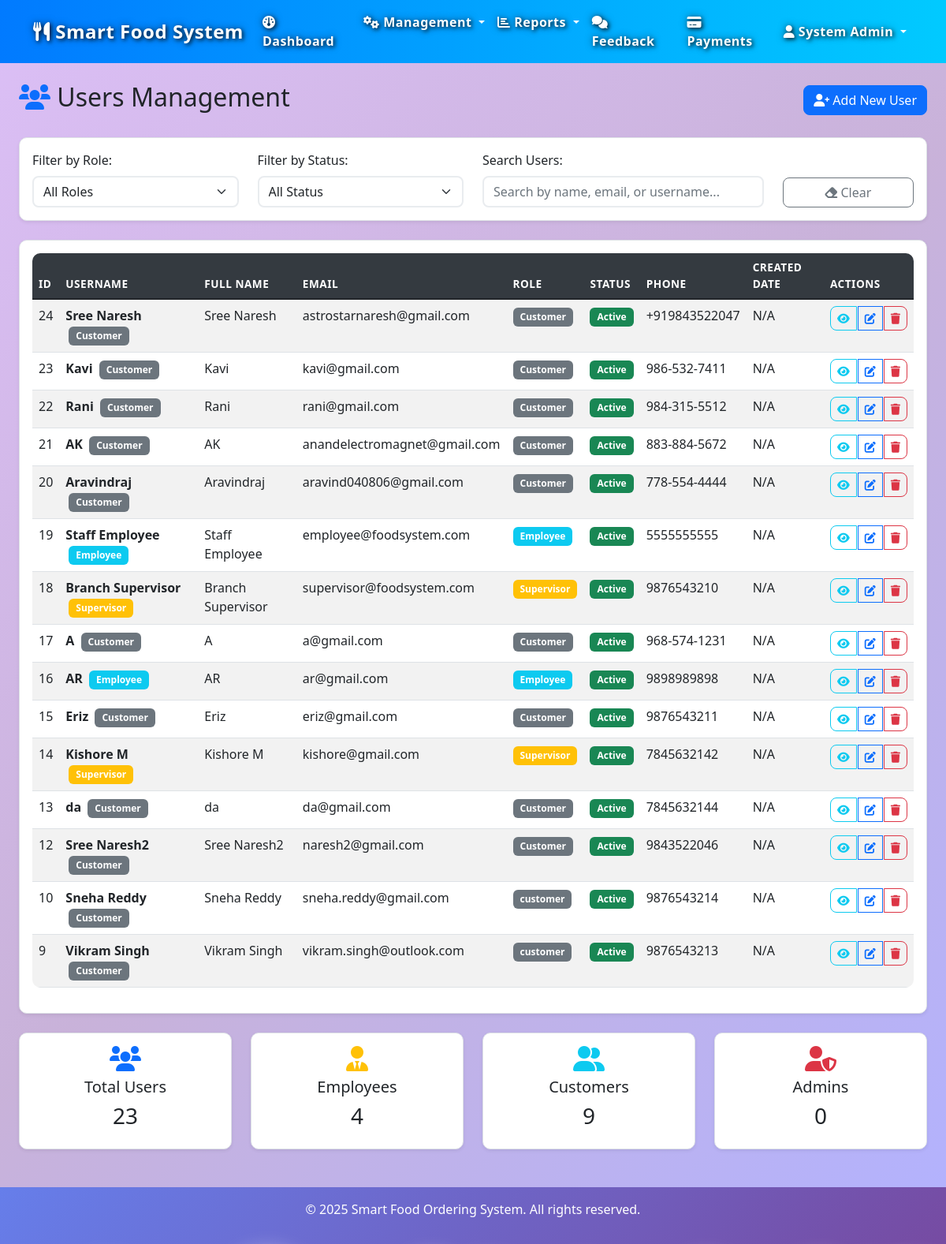
The app's page /users/ (signed in) with its own data.
### models.py (models this page shows, shortened)
class User(db.Model):
    __tablename__ = 'user'
    user_id = db.Column(db.Integer, primary_key=True, autoincrement=True)
    name = db.Column(db.String(100), nullable=False)
    email = db.Column(db.String(120), unique=True, nullable=False)
    phone = db.Column(db.String(20), nullable=False)
    role = db.Column(db.String(20), nullable=False)  # Admin, Supervisor, Employee, Customer
    password = db.Column(db.String(255), nullable=False)
    address = db.Column(db.Text, nullable=True)
    created_date = db.Column(db.DateTime, default=datetime.now)
    two_factor_enabled = db.Column(db.Boolean, default=False)
    otp_code = db.Column(db.String(6), nullable=True)
    otp_expiry = db.Column(db.DateTime, nullable=True)
    backup_codes = db.Column(db.Text, nullable=True)  # Comma-separated encrypted codes
    failed_login_attempts = db.Column(db.Integer, default=0)
    account_locked_until = db.Column(db.DateTime, nullable=True)
    last_login = db.Column(db.DateTime, nullable=True)
    orders = db.relationship('Order', backref='customer', lazy=True, cascade='all, delete-orphan')
    feedback = db.relationship('Feedback', backref='user', lazy=True, cascade='all, delete-orphan')
    recommendations = db.relationship('Recommendation', backref='user', lazy=True, cascade='all, delete-orphan')
    login_history = db.relationship('LoginHistory', backref='user', lazy=True, cascade='all, delete-orphan')
    trusted_devices = db.relationship('TrustedDevice', backref='user', lazy=True, cascade='all, delete-orphan')

### routes/users.py (the view)
@users_bp.route('/')
@admin_or_supervisor_required
def list_users():
    page = request.args.get('page', 1, type=int)
    role_filter = request.args.get('role', '')
    search = request.args.get('search', '')
    user_role = session.get('user_role', '').lower()
    query = User.query
    if user_role == 'supervisor':
        query = query.filter(User.role.in_(['Employee', 'Customer']))
    if role_filter:
        query = query.filter(User.role == role_filter)
    if search:
        query = query.filter(User.name.contains(search) |
                           User.email.contains(search))
    users = query.order_by(User.created_date.desc()).paginate(
        page=page, per_page=15, error_out=False
    )
    if user_role == 'supervisor':
        roles = ['Employee', 'Customer']
    else:
        roles = db.session.query(User.role).distinct().all()
        roles = [role[0] for role in roles]
    employee_count = User.query.filter(User.role.in_(['Employee', 'Supervisor'])).count()
    customer_count = User.query.filter_by(role='Customer').count()
    admin_count = User.query.filter_by(role='Admin').count()
    return render_template('users/list.html',
                         users=users,
                         roles=roles,
                         current_role=role_filter,
                         search_term=search,
                         employee_count=employee_count,
                         customer_count=customer_count,
                         admin_count=admin_count,
                         user_role=user_role)

### templates/users/list.html (shortened to what this page needs)
{% extends "base.html" %}
{% block content %}
<div class="container-fluid mt-4">
    <div class="d-flex justify-content-between align-items-center mb-4">
        <h2>
            <i class="fas fa-users text-primary"></i>
            Users Management
        </h2>
        <a href="{{ url_for('users.add_user') }}" class="btn btn-primary">
            <i class="fas fa-user-plus"></i>
            Add New User
        </a>
    </div>
    <div class="card mb-4">
        <div class="card-body">
            <div class="row">
                <div class="col-md-3">
                    <label for="roleFilter" class="form-label">Filter by Role:</label>
                    <select id="roleFilter" class="form-select">
                        <option value="">All Roles</option>
                    </select>
                </div>
                <div class="col-md-3">
                    <label for="statusFilter" class="form-label">Filter by Status:</label>
                    <select id="statusFilter" class="form-select">
                        <option value="">All Status</option>
                    </select>
                </div>
                <div class="col-md-4">
                    <label for="searchInput" class="form-label">Search Users:</label>
                    <input type="text" id="searchInput" class="form-control" placeholder="Search by name, email, or username...">
                </div>
                <div class="col-md-2 d-flex align-items-end">
                    <button id="clearFilters" class="btn btn-outline-secondary w-100">
                        <i class="fas fa-eraser"></i>
                        Clear
                    </button>
                </div>
            </div>
        </div>
    </div>
    <div class="card">
        <div class="card-body">
            <div class="table-responsive">
                <table class="table table-striped table-hover" id="usersTable">
                    <thead class="table-dark">
                        <tr>
                            <th>ID</th>
                            <th>Username</th>
                            <th>Full Name</th>
                            <th>Email</th>
                            <th>Role</th>
                            <th>Status</th>
                            <th>Phone</th>
                            <th>Created Date</th>
                            <th>Actions</th>
                        </tr>
                    </thead>
                    <tbody>
                        {% for user in users %}
                        <tr data-role="{{ user.role }}" data-status="{{ user.status or 'Active' }}">
                            <td>{{ user.user_id }}</td>
                            <td>
                                <strong>{{ user.name }}</strong>
                                {% if user.role == 'Admin' %}
                                    <span class="badge bg-danger ms-1">Admin</span>
                                {% elif user.role == 'Supervisor' %}
                                    <span class="badge bg-warning ms-1">Supervisor</span>
                                {% elif user.role == 'Employee' %}
                                    <span class="badge bg-info ms-1">Employee</span>
                                {% else %}
                                    <span class="badge bg-secondary ms-1">Customer</span>
                                {% endif %}
                            </td>
                            <td>{{ user.name or 'N/A' }}</td>
                            <td>{{ user.email }}</td>
                            <td>
                                <span class="badge
                                    {% if user.role == 'Admin' %}bg-danger
                                    {% elif user.role == 'Supervisor' %}bg-warning
                                    {% elif user.role == 'Employee' %}bg-info
                                    {% else %}bg-secondary{% endif %}">
                                    {{ user.role }}
                                </span>
                            </td>
                            <td>
                                <span class="badge {{ 'bg-success' if (user.status or 'Active') == 'Active' else 'bg-secondary' }}">
                                    {{ user.status or 'Active' }}
                                </span>
                            </td>
                            <td>{{ user.phone or 'N/A' }}</td>
                            <td>{{ user.created_at.strftime('%Y-%m-%d') if user.created_at else 'N/A' }}</td>
                            <td>
                                <div class="btn-group" role="group">
                                    <a href="{{ url_for('users.view_user', user_id=user.user_id) }}"
                                       class="btn btn-sm btn-outline-info" title="View User">
                                        <i class="fas fa-eye"></i>
                                    </a>
                                    <a href="{{ url_for('users.edit_user', user_id=user.user_id) }}"
                                       class="btn btn-sm btn-outline-primary" title="Edit User">
                                        <i class="fas fa-edit"></i>
                                    </a>
                                    {% if user.user_id != session.user_id %}
                                    <button class="btn btn-sm btn-outline-danger delete-user"
                                            data-user-id="{{ user.user_id }}"
                                            data-username="{{ user.name }}"
                                            title="Delete User">
                                        <i class="fas fa-trash"></i>
                                    </button>
                                    {% endif %}
                                </div>
                            </td>
                        </tr>
                        {% endfor %}
                    </tbody>
                </table>
            </div>
        </div>
    </div>
    <div class="row mt-4">
        <div class="col-md-3">
            <div class="card text-center">
                <div class="card-body">
                    <i class="fas fa-users fa-2x text-primary mb-2"></i>
                    <h5>Total Users</h5>
                    <h3 id="totalUsers">{{ users.total }}</h3>
                </div>
            </div>
        </div>
        <div class="col-md-3">
            <div class="card text-center">
                <div class="card-body">
                    <i class="fas fa-user-tie fa-2x text-warning mb-2"></i>
                    <h5>Employees</h5>
                    <h3 id="totalEmployees">{{ employee_count }}</h3>
                </div>
            </div>
        </div>
        <div class="col-md-3">
            <div class="card text-center">
                <div class="card-body">
                    <i class="fas fa-user-friends fa-2x text-info mb-2"></i>
                    <h5>Customers</h5>
                    <h3 id="totalCustomers">{{ customer_count }}</h3>
                </div>
            </div>
        </div>
        <div class="col-md-3">
            <div class="card text-center">
                <div class="card-body">
                    <i class="fas fa-user-shield fa-2x text-danger mb-2"></i>
                    <h5>Admins</h5>
                    <h3 id="totalAdmins">{{ admin_count }}</h3>
                </div>
            </div>
        </div>
    </div>
</div>
{% endblock %}

### templates/base.html (shortened to what this page needs)
<!DOCTYPE html>
<html lang="en">
<head>
    <link href="https://cdn.jsdelivr.net/npm/bootstrap@5.1.3/dist/css/bootstrap.min.css" rel="stylesheet">
    <link href="https://cdnjs.cloudflare.com/ajax/libs/font-awesome/6.0.0/css/all.min.css" rel="stylesheet">
    <link href="{{ url_for('static', filename='css/style.css') }}" rel="stylesheet">
</head>
<body>
    {% if session.user_id %}
    <nav class="navbar navbar-expand-lg navbar-dark bg-primary" style="overflow: visible !important; position: relative !important;">
        <div class="container" style="overflow: visible !important; position: static !important;">
            <a class="navbar-brand" href="{{ url_for('dashboard') }}">
                <i class="fas fa-utensils"></i> Smart Food System
            </a>
            <div class="collapse navbar-collapse" id="navbarNav">
                <ul class="navbar-nav me-auto">
                    <li class="nav-item">
                        <a class="nav-link" href="{{ url_for('dashboard') }}">
                            <i class="fas fa-dashboard"></i> Dashboard
                        </a>
                    </li>
                    {% if session.user_role.lower() in ['admin', 'supervisor'] %}
                    <li class="nav-item dropdown">
                        <a class="nav-link dropdown-toggle" href="#" id="managementDropdown" role="button" data-bs-toggle="dropdown">
                            <i class="fas fa-cogs"></i> Management
                        </a>
                    </li>
                    <li class="nav-item dropdown">
                        <a class="nav-link dropdown-toggle" href="#" id="reportsDropdown" role="button" data-bs-toggle="dropdown">
                            <i class="fas fa-chart-bar"></i> Reports
                        </a>
                    </li>
                    {% endif %}
                    {% if session.user_role.lower() in ['admin', 'supervisor'] %}
                    <li class="nav-item">
                        <a class="nav-link" href="{{ url_for('feedback.list_feedback') }}">
                            <i class="fas fa-comments"></i> Feedback
                        </a>
                    </li>
                    {% endif %}
                    {% if session.user_role.lower() in ['admin', 'supervisor', 'employee'] %}
                    <li class="nav-item">
                        <a class="nav-link" href="{{ url_for('payments.list_payments') }}">
                            <i class="fas fa-credit-card"></i> Payments
                        </a>
                    </li>
                    {% endif %}
                </ul>
                <ul class="navbar-nav">
                    <li class="nav-item dropdown">
                        <a class="nav-link dropdown-toggle" href="#" id="userDropdown" role="button" data-bs-toggle="dropdown" aria-expanded="false">
                            <i class="fas fa-user"></i> {{ session.user_name }}
                        </a>
                    </li>
                </ul>
            </div>
        </div>
    </nav>
    {% endif %}
    <main class="container-fluid mt-4">
        {% block content %}{% endblock %}
    </main>
    <footer class="bg-dark text-white text-center py-3 mt-5">
        <div class="container">
            <p>&copy; 2025 Smart Food Ordering System. All rights reserved.</p>
        </div>
    </footer>
</body>
</html>

### records on screen
User: user_name "System Admin"
User: user_id "24", name "Sree Naresh", shows "Customer", email "astrostarnaresh@gmail.com", role "Customer", status "Active", phone "+919843522047", created_at "N/A"
User: user_id "23", name "Kavi", shows "Customer", email "kavi@gmail.com", role "Customer", status "Active", phone "986-532-7411", created_at "N/A"
User: user_id "22", name "Rani", shows "Customer", email "rani@gmail.com", role "Customer", status "Active", phone "984-315-5512", created_at "N/A"
User: user_id "21", name "AK", shows "Customer", email "anandelectromagnet@gmail.com", role "Customer", status "Active", phone "883-884-5672", created_at "N/A"
User: user_id "20", name "Aravindraj", shows "Customer", email "aravind040806@gmail.com", role "Customer", status "Active", phone "778-554-4444", created_at "N/A"
User: user_id "19", name "Staff Employee", email "employee@foodsystem.com", role "Employee", status "Active", phone "5555555555", created_at "N/A"
User: user_id "18", name "Branch Supervisor", email "supervisor@foodsystem.com", role "Supervisor", status "Active", phone "9876543210", created_at "N/A"
User: user_id "17", name "A", shows "Customer", email "a@gmail.com", role "Customer", status "Active", phone "968-574-1231", created_at "N/A"
User: user_id "16", name "AR", shows "Employee", email "ar@gmail.com", role "Employee", status "Active", phone "9898989898", created_at "N/A"
User: user_id "15", name "Eriz", shows "Customer", email "eriz@gmail.com", role "Customer", status "Active", phone "9876543211", created_at "N/A"
User: user_id "14", name "Kishore M", shows "Supervisor", email "kishore@gmail.com", role "Supervisor", status "Active", phone "7845632142", created_at "N/A"
User: user_id "13", name "da", shows "Customer", email "da@gmail.com", role "Customer", status "Active", phone "7845632144", created_at "N/A"
User: user_id "12", name "Sree Naresh2", shows "Customer", email "naresh2@gmail.com", role "Customer", status "Active", phone "9843522046", created_at "N/A"
User: user_id "10", name "Sneha Reddy", shows "Customer", email "sneha.reddy@gmail.com", role "customer", status "Active", phone "9876543214", created_at "N/A"
User: user_id "9", name "Vikram Singh", shows "Customer", email "vikram.singh@outlook.com", role "customer", status "Active", phone "9876543213", created_at "N/A"

### other values on screen
{{ users.total }} "23"
{{ employee_count }} "4"
{{ customer_count }} "9"
{{ admin_count }} "0"
